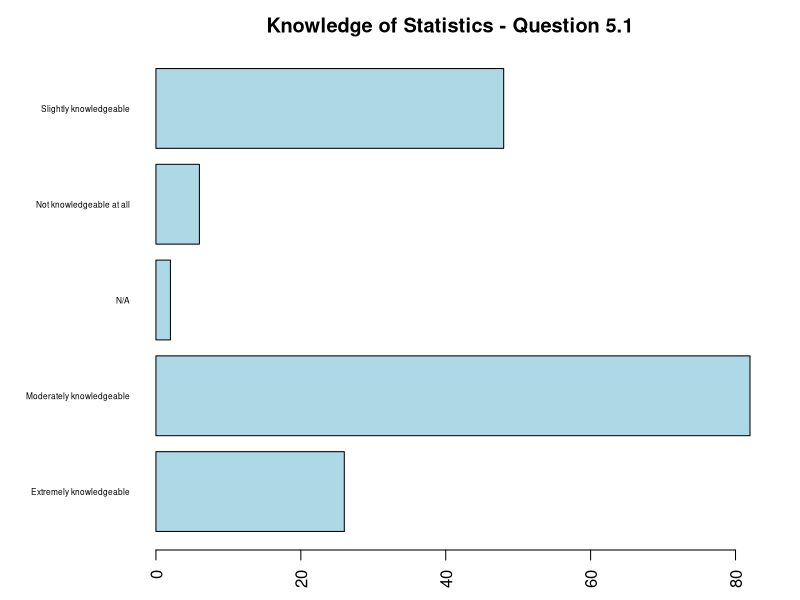
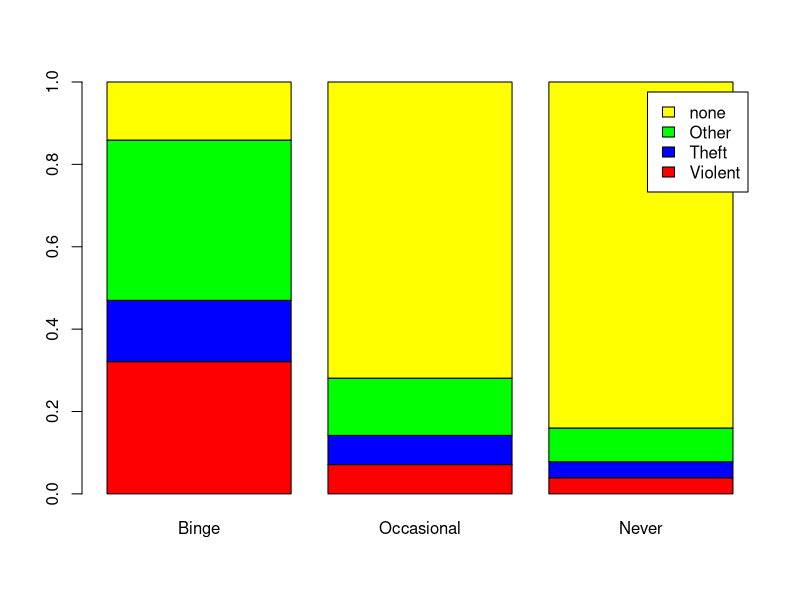
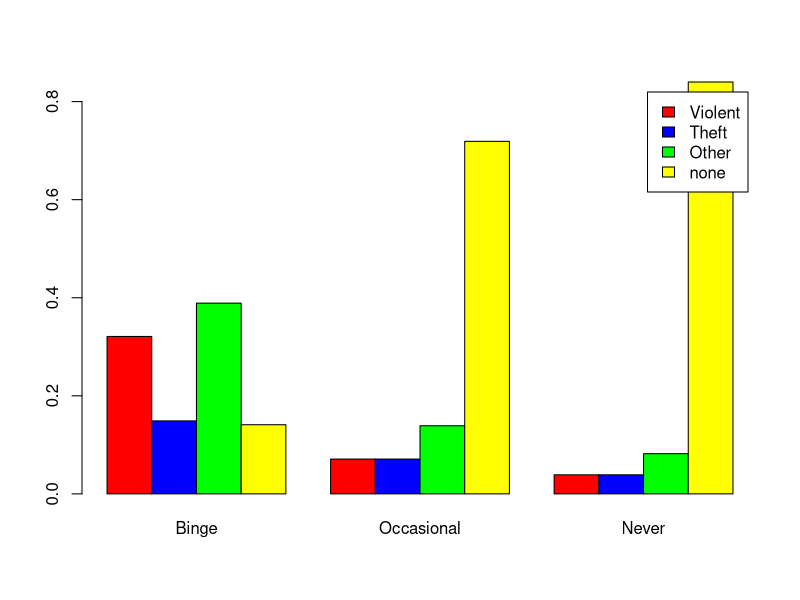
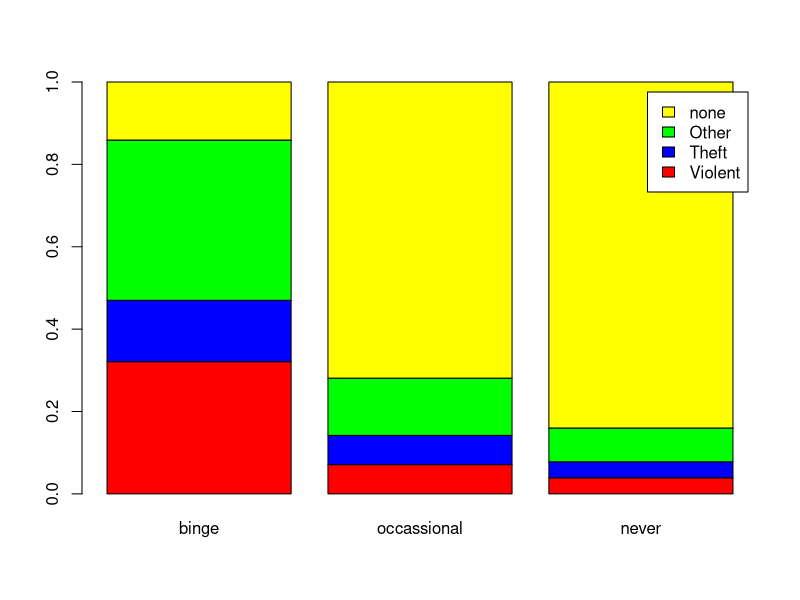
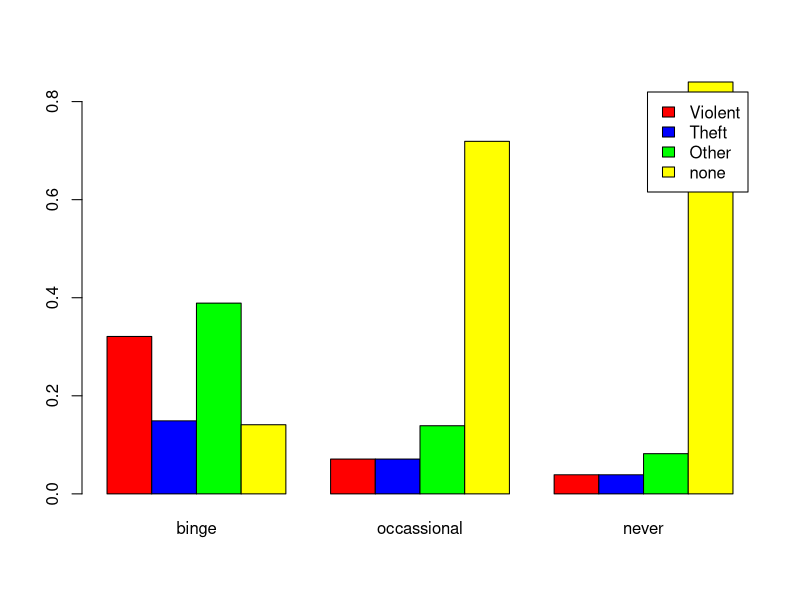

Source code (R) for these figures, in order: (Note: this script raises an error after producing the figures.)
library(sqldf)
library(dplyr)

# Barplot Code --------------------------------------------
 
survey <- read.csv("informatics_survey.csv", stringsAsFactors = FALSE)

# What happens if we don't set the stringsAsFactors argument?
q <- data.frame(survey$Q5_1, stringsAsFactors = FALSE)

colnames(q) <- c("response")

q <- subset(q, response != "")
q <- q[q$response != "",]

cnts <- table(q)

opar <- par(no.readonly = TRUE)
par(mai = c(.5, 1.5, .5, .5))
 
barplot(cnts, 
        horiz = TRUE, 
        col   = 'lightblue',
        las   = 2,
        main  = "Knowledge of Statistics - Question 5.1",
        cex.names = 0.5)

par(opar)
 
# Grouped & Stacked Barplot code -----------------------------

crime <- read.csv("drink_crime.csv", stringsAsFactors = FALSE)

# Data must be presented as a matrix or vector for stacked or grouped barplots.

barplot(as.matrix(crime[, c(2:4)]), 
        legend = crime[, 1],
           col = c("red","blue","green","yellow"))

barplot(as.matrix(crime[, c(2:4)]), 
        legend = crime[, 1],
           col = c("red","blue","green","yellow"),
        beside = TRUE)

lgnd        <- crime$Crime
binge       <- crime$Binge
occassional <- crime$Occasional
never       <- crime$Never
cnts        <- data.frame(binge, occassional, never)

barplot(as.matrix(cnts),
        legend = lgnd,
        col = c("red","blue","green","yellow"))

barplot(as.matrix(cnts),
        legend = lgnd,
        col = c("red","blue","green","yellow"),
        beside = TRUE )

# Pie Chart code --------------------------------------------

survey <- read.csv("informatics_survey.csv", stringsAsFactors = FALSE)

# You can write a select statement with new column names.
tmp <- sqldf("select q3 as department, count(q3) as total from survey where q3 != ' ' group by q3")

# Or, you can execute a simple select and rename the variables afterwards.
tmp <- sqldf("select q3, count(q3) from survey where q3 != ' ' group by q3")

# Rename the columns -- department & department count.
colnames(tmp)  <- c("dept","dept_cnt")

# Add new column for academic group (HUM Humanities, SCI Sciences, SOC, Social Sciences, MED Medical)
tmp$acad_grp <- ""                       

# Set the new acad_grp column, using fix().  What happens if you use edit()?
fix(tmp)                                   

# Save a backup copy of the modified dataframe.
write.csv(tmp, file = "tmp.csv")          

# Create a new dataframe of the two columns needed for the pie chart. 
temp <- data.frame(tmp$acad_grp, tmp$dept_cnt, stringsAsFactors = FALSE)
colnames(temp) <- c("acad_grp","dept_cnt")

# Group rows by academic group and then sum dept_cnt for each academic group.
grp_by <- group_by(temp, acad_grp)            
slices <- summarize(grp_by, grp_tot = sum(dept_cnt))     

# Code to make the slice labels more descriptive.
slices$acad_grp[1] <- "Humanities"
slices$acad_grp[2] <- "Health Sciences"
slices$acad_grp[3] <- "Sciences"
slices$acad_grp[4] <- "Social Sciences"
slices$acad_grp[5] <- "Unknown"

# Calculate percentages, round to two digits, and then create labels.
slices$grp_pct <- (slices$grp_tot / sum(slices$grp_tot))
slices$grp_pct <- round(slices$grp_pct, 2) * 100
slices$lbl     <- paste(slices$acad_grp, " ", slices$grp_pct, "%", sep = "")
 
# And finally, generate the pie chart.
pie(slices$grp_pct, labels = slices$lbl, main = "Participation by Academic Area") 

# We can accomplish the same thing with the pipe operator.
slices <- group_by(temp, acad_grp) %>% summarize(grp_tot = sum(dept_cnt))

pie(slices$grp_tot, labels = slices$acad_grp, main = "Pie Chart (Pipe)") 

# Histogram code ---------------------------------------------

opar <- par(no.readonly = TRUE)

par(mfrow = c(3, 1))

own <- read.delim("home_ownership.txt", sep = "\t", stringsAsFactors = FALSE)

hist(own$pct_1985, 
     main = "1985", 
     col  = "lightblue",
     ylim = c(0, 27),
     xlab = "Home Ownership %")

hist(own$pct_1996, 
     main = "1996", 
     col  = "lightblue",
     ylim = c(0, 27),
     xlab = "Home Ownership %")

hist(own$pct_2002, 
     main = "2002", 
     col  = "lightblue",
     ylim = c(0, 27),
     xlab = "Home Ownership %")

par(opar)

# Boxplot code -----------------------------------------------

own <- read.delim("home_ownership.txt", sep = "\t", stringsAsFactors = FALSE)

boxplot(own$pct_1985, 
        own$pct_1996, 
        own$pct_2002, 
        notch = TRUE,
        ylab  = "Home Ownership %",
        main  = "Home Ownership in the United States",
        names = c("1985","1996","2002"))

# Stem & Leaf plot ------------------------------------------

ozone <- read.csv("ozone.csv", stringsAsFactors = FALSE)

x <- ozone[c(0:79),]

# The scale argument must equal 2 or the function only prints even numbers.
stem(x, scale = 2) 


# Scatter plot ------------------------------------------
money <- read.delim("money_supply.txt", sep = "\t", stringsAsFactors = FALSE)

plot(money$m2, money$m3, xlab = "M2 (Trillions)", ylab = "M3 (Trillions)")

# Now, fit a regression model and plot the line.
fit <- lm(money$m3 ~ money$m2, data = money)

abline(fit, col = "blue")
